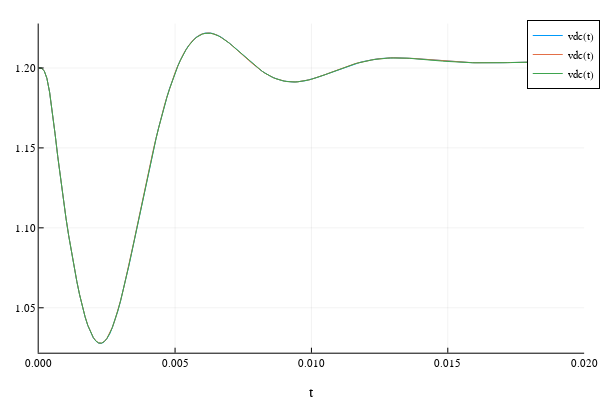

The cell this chart's notebook holds for it:
### Code cell
plot(sol_4th, vars=(0,13))
plot!(sol_2nd, vars=(0,13))
plot!(sol_0th, vars=(0,13))

### Figure 1 — Plotly figure (JSON) as saved in the notebook; plotly's stock layout.template omitted (floating-point values rounded to 4 significant figures; data arrays with more than 128 entries replaced by an {"elided": "..."} marker saying what was removed)
{"data": [{"colorbar": {"title": ""}, "legendgroup": "vdc(t)", "line": {"color": "rgba(0, 154, 250, 1.000)", "dash": "solid", "shape": "linear", "width": 1}, "mode": "lines", "name": "vdc(t)", "showlegend": true, "type": "scatter", "x": {"elided": "201 float values"}, "xaxis": "x1", "y": {"elided": "201 float values"}, "yaxis": "y1", "zmax": null, "zmin": null}, {"colorbar": {"title": ""}, "legendgroup": "vdc(t)", "line": {"color": "rgba(227, 111, 71, 1.000)", "dash": "solid", "shape": "linear", "width": 1}, "mode": "lines", "name": "vdc(t)", "showlegend": true, "type": "scatter", "x": {"elided": "201 float values"}, "xaxis": "x1", "y": {"elided": "201 float values"}, "yaxis": "y1", "zmax": null, "zmin": null}, {"colorbar": {"title": ""}, "legendgroup": "vdc(t)", "line": {"color": "rgba(62, 164, 78, 1.000)", "dash": "solid", "shape": "linear", "width": 1}, "mode": "lines", "name": "vdc(t)", "showlegend": true, "type": "scatter", "x": {"elided": "201 float values"}, "xaxis": "x1", "y": {"elided": "201 float values"}, "yaxis": "y1", "zmax": null, "zmin": null}], "layout": {"annotations": [], "height": 400, "legend": {"bgcolor": "rgba(255, 255, 255, 1.000)", "bordercolor": "rgba(0, 0, 0, 1.000)", "borderwidth": 1, "font": {"color": "rgba(0, 0, 0, 1.000)", "family": "sans-serif", "size": 11}, "tracegroupgap": 0, "traceorder": "normal", "x": 1.02, "xanchor": "auto", "y": 1, "yanchor": "auto"}, "margin": {"b": 20, "l": 0, "r": 0, "t": 20}, "paper_bgcolor": "rgba(255, 255, 255, 1.000)", "plot_bgcolor": "rgba(255, 255, 255, 1.000)", "showlegend": true, "width": 600, "xaxis": {"anchor": "y1", "domain": [0.06582, 0.9934], "gridcolor": "rgba(0, 0, 0, 0.100)", "gridwidth": 0.5, "linecolor": "rgba(0, 0, 0, 1.000)", "mirror": false, "range": [0, 0.02], "showgrid": true, "showline": true, "showticklabels": true, "tickangle": 0, "tickcolor": "rgb(0, 0, 0)", "tickfont": {"color": "rgba(0, 0, 0, 1.000)", "family": "sans-serif", "size": 11}, "tickmode": "array", "ticks": "inside", "ticktext": ["0.000", "0.005", "0.010", "0.015", "0.020"], "tickvals": [0, 0.005, 0.01, 0.015, 0.02], "title": "t", "titlefont": {"color": "rgba(0, 0, 0, 1.000)", "family": "sans-serif", "size": 15}, "type": "-", "visible": true, "zeroline": false, "zerolinecolor": "rgba(0, 0, 0, 1.000)"}, "yaxis": {"anchor": "x1", "domain": [0.07581, 0.9902], "gridcolor": "rgba(0, 0, 0, 0.100)", "gridwidth": 0.5, "linecolor": "rgba(0, 0, 0, 1.000)", "mirror": false, "range": [1.022, 1.228], "showgrid": true, "showline": true, "showticklabels": true, "tickangle": 0, "tickcolor": "rgb(0, 0, 0)", "tickfont": {"color": "rgba(0, 0, 0, 1.000)", "family": "sans-serif", "size": 11}, "tickmode": "array", "ticks": "inside", "ticktext": ["1.05", "1.10", "1.15", "1.20"], "tickvals": [1.05, 1.1, 1.15, 1.2], "title": "", "titlefont": {"color": "rgba(0, 0, 0, 1.000)", "family": "sans-serif", "size": 15}, "type": "-", "visible": true, "zeroline": false, "zerolinecolor": "rgba(0, 0, 0, 1.000)"}}}
